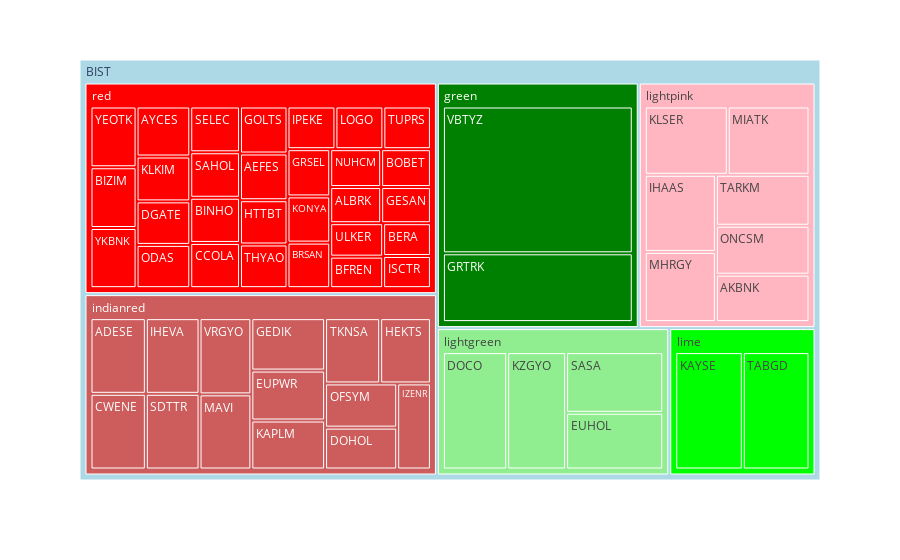

The code cell stored with this chart in its notebook:
### Code cell
fig.update_traces(hovertemplate="<br><b>".join(["Hisse: %{label}",
                                                "Piyasa Değeri($): %{value}",
                                                "Son Gün Getiri: %{customdata[0]}",
                                                "Sektör:%{customdata[1]}",
                                                "F/K: %{customdata[2]}",
                                               "PD/DD: %{customdata[3]}",
                                               "TAKAS 3W ÖNCESİ: %{customdata[4]}",
                                               "TAKAS SON: %{customdata[5]}"]))

### Figure 1 — Plotly figure (JSON) as saved in the notebook; plotly's stock layout.template omitted (floating-point values rounded to 4 significant figures; data arrays with more than 128 entries replaced by an {"elided": "..."} marker saying what was removed)
{"data": [{"branchvalues": "total", "customdata": {"elided": "65x7 mixed values"}, "domain": {"x": [0, 1], "y": [0, 1]}, "hovertemplate": "Hisse: %{label}<br><b>Piyasa Değeri($): %{value}<br><b>Son Gün Getiri: %{customdata[0]}<br><b>Sektör:%{customdata[1]}<br><b>F/K: %{customdata[2]}<br><b>PD/DD: %{customdata[3]}<br><b>TAKAS 3W ÖNCESİ: %{customdata[4]}<br><b>TAKAS SON: %{customdata[5]}", "ids": ["BIST/green/VBTYZ", "BIST/green/GRTRK", "BIST/indianred/ADESE", "BIST/indianred/KAPLM", "BIST/indianred/IZENR", "BIST/indianred/IHEVA", "BIST/indianred/HEKTS", "BIST/indianred/OFSYM", "BIST/indianred/GEDIK", "BIST/indianred/MAVI", "BIST/indianred/DOHOL", "BIST/indianred/CWENE", "BIST/indianred/EUPWR", "BIST/indianred/VRGYO", "BIST/indianred/SDTTR", "BIST/indianred/TKNSA", "BIST/lightgreen/SASA", "BIST/lightgreen/KZGYO", "BIST/lightgreen/EUHOL", "BIST/lightgreen/DOCO", "BIST/lightpink/TARKM", "BIST/lightpink/KLSER", "BIST/lightpink/ONCSM", "BIST/lightpink/MHRGY", "BIST/lightpink/IHAAS", "BIST/lightpink/AKBNK", "BIST/lightpink/MIATK", "BIST/lime/KAYSE", "BIST/lime/TABGD", "BIST/red/ULKER", "BIST/red/SELEC", "BIST/red/TUPRS", "BIST/red/THYAO", "BIST/red/SAHOL", "BIST/red/NUHCM", "BIST/red/ODAS", "BIST/red/ISCTR", "BIST/red/KONYA", "BIST/red/AEFES", "BIST/red/ALBRK", "BIST/red/AYCES", "BIST/red/BERA", "BIST/red/BFREN", "BIST/red/BINHO", "BIST/red/BIZIM", "BIST/red/BOBET", "BIST/red/LOGO", "BIST/red/BRSAN", "BIST/red/DGATE", "BIST/red/GESAN", "BIST/red/GOLTS", "BIST/red/GRSEL", "BIST/red/HTTBT", "BIST/red/IPEKE", "BIST/red/YEOTK", "BIST/red/KLKIM", "BIST/red/CCOLA", "BIST/red/YKBNK", "BIST/green", "BIST/indianred", "BIST/lightgreen", "BIST/lightpink", "BIST/lime", "BIST/red", "BIST"], "labels": ["VBTYZ", "GRTRK", "ADESE", "KAPLM", "IZENR", "IHEVA", "HEKTS", "OFSYM", "GEDIK", "MAVI", "DOHOL", "CWENE", "EUPWR", "VRGYO", "SDTTR", "TKNSA", "SASA", "KZGYO", "EUHOL", "DOCO", "TARKM", "KLSER", "ONCSM", "MHRGY", "IHAAS", "AKBNK", "MIATK", "KAYSE", "TABGD", "ULKER", "SELEC", "TUPRS", "THYAO", "SAHOL", "NUHCM", "ODAS", "ISCTR", "KONYA", "AEFES", "ALBRK", "AYCES", "BERA", "BFREN", "BINHO", "BIZIM", "BOBET", "LOGO", "BRSAN", "DGATE", "GESAN", "GOLTS", "GRSEL", "HTTBT", "IPEKE", "YEOTK", "KLKIM", "CCOLA", "YKBNK", "green", "indianred", "lightgreen", "lightpink", "lime", "red", "BIST"], "marker": {"colors": ["green", "green", "indianred", "indianred", "indianred", "indianred", "indianred", "indianred", "indianred", "indianred", "indianred", "indianred", "indianred", "indianred", "indianred", "indianred", "lightgreen", "lightgreen", "lightgreen", "lightgreen", "lightpink", "lightpink", "lightpink", "lightpink", "lightpink", "lightpink", "lightpink", "lime", "lime", "red", "red", "red", "red", "red", "red", "red", "red", "red", "red", "red", "red", "red", "red", "red", "red", "red", "red", "red", "red", "red", "red", "red", "red", "red", "red", "red", "red", "red", "green", "indianred", "lightgreen", "lightpink", "lime", "red", "#ADD8E6"]}, "name": "", "parents": ["BIST/green", "BIST/green", "BIST/indianred", "BIST/indianred", "BIST/indianred", "BIST/indianred", "BIST/indianred", "BIST/indianred", "BIST/indianred", "BIST/indianred", "BIST/indianred", "BIST/indianred", "BIST/indianred", "BIST/indianred", "BIST/indianred", "BIST/indianred", "BIST/lightgreen", "BIST/lightgreen", "BIST/lightgreen", "BIST/lightgreen", "BIST/lightpink", "BIST/lightpink", "BIST/lightpink", "BIST/lightpink", "BIST/lightpink", "BIST/lightpink", "BIST/lightpink", "BIST/lime", "BIST/lime", "BIST/red", "BIST/red", "BIST/red", "BIST/red", "BIST/red", "BIST/red", "BIST/red", "BIST/red", "BIST/red", "BIST/red", "BIST/red", "BIST/red", "BIST/red", "BIST/red", "BIST/red", "BIST/red", "BIST/red", "BIST/red", "BIST/red", "BIST/red", "BIST/red", "BIST/red", "BIST/red", "BIST/red", "BIST/red", "BIST/red", "BIST/red", "BIST/red", "BIST/red", "BIST", "BIST", "BIST", "BIST", "BIST", "BIST", ""], "type": "treemap", "values": [19.29, 9.04, 2.97, 2.56, 2.06, 2.88, 2.35, 2.26, 2.74, 2.76, 2.14, 2.97, 2.61, 2.8, 2.88, 2.55, 4.46, 5.23, 4.17, 5.71, 3.33, 3.96, 3.2, 3.49, 3.83, 3.1, 3.9, 6.2, 6.12, 1.22, 1.57, 1.4, 1.43, 1.56, 1.33, 1.6, 1.06, 1.36, 1.53, 1.27, 1.85, 1.08, 1.15, 1.55, 1.93, 1.3, 1.41, 1.34, 1.61, 1.24, 1.54, 1.39, 1.45, 1.41, 1.93, 1.66, 1.55, 1.91, 28.33, 36.53, 19.57, 24.81, 12.32, 42.63, 164.2]}], "layout": {"legend": {"tracegroupgap": 0}, "margin": {"t": 60}}}
